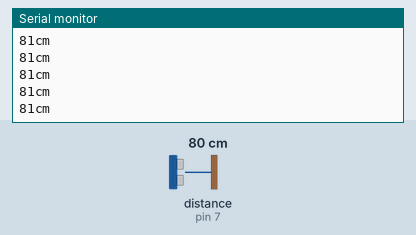
This sketch was run on a simulated Arduino Uno, built with avr-gcc and run on an emulated ATmega328P. Shown: the last lines printed to the serial monitor. The test bench sets the inputs (shaded band); at power-on: distance to the obstacle (sensor on pin 7) 80 cm.

Above: at 1.2 s.
1.3 s: distance to the obstacle (sensor on pin 7) set to 2 cm
At 1.59 s:
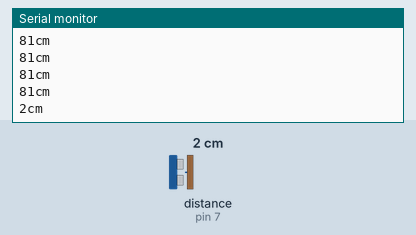
2.8 s: distance to the obstacle (sensor on pin 7) set to 4 cm
At 2.8 s:
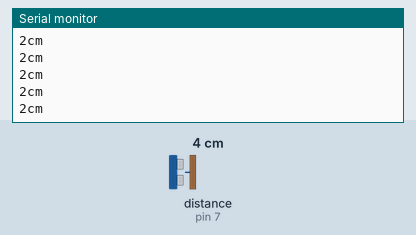
Timing chart, 0 to 5.8 s (numbered marks = the images above; inputs shaded):
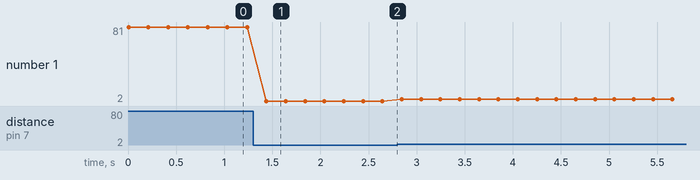

Measured:
- after the input at 1.3 s, the serial monitor: prints a new line after 0.14 s (image 1)
- plotted number 1: 81 → 2 after the input at 1.3 s, 2 → 4 after the input at 2.8 s

The sketch:

ssssss.ino
```cpp
#include<NewPing.h>
#define eco 7
#define trigo 8
NewPing sonar(trigo,eco);

void setup(){
  Serial.begin(9600);

}
void loop(){
  int dist = sonar.ping_cm();
  Serial.print(dist);
  Serial.println("cm");
delay(200);
}
```
